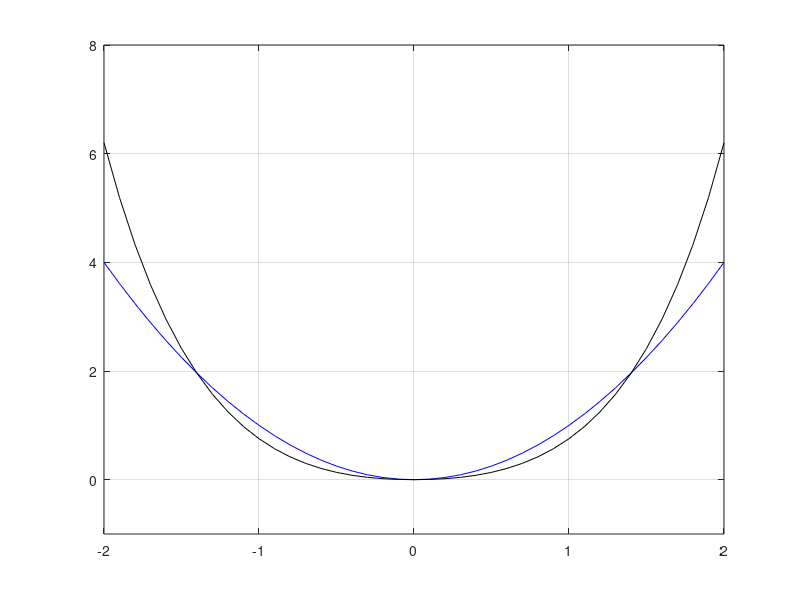

Reproduce this figure in MATLAB.
clc
clear all
close all

%%

t = -2:0.1:2;
thresh = 2;
n = 1/(log(thresh^2-1));
n = 0.8
thresh = n*thresh;

o1 = t.^2;    % normal square

for i=1:length(t)
    if abs(t(i)) > thresh
        o2(i) = (abs(t(i))-thresh).^2;
    else
        o2(i) = 0;
    end
end

o3 = exp(abs(t)/thresh) -1;

plot(t,o1,'-b');
hold on
plot(t,o3.^2,'-k');
axis([min(t) max(t) -1 max(o1)*2])
grid on
